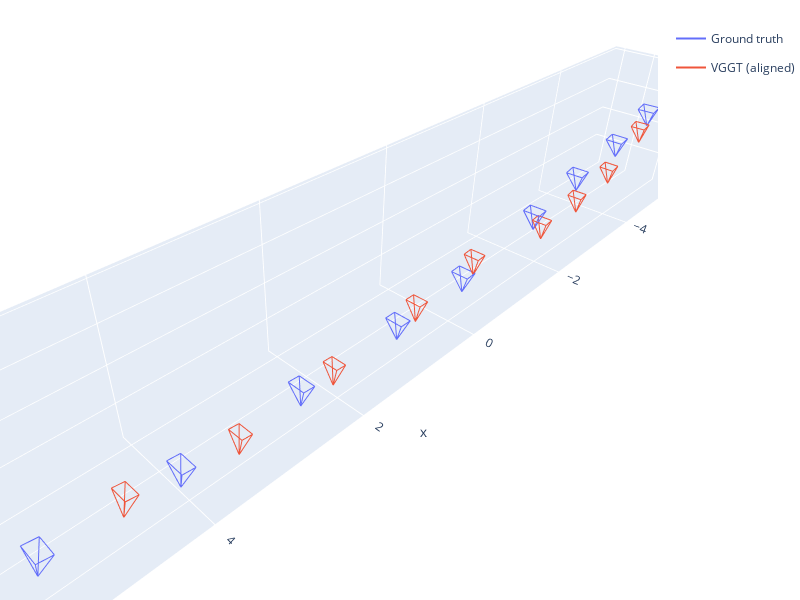

Here is the notebook cell this chart was saved with:
### Code cell
gt_cams = make_camera_batch(gt_pose_map, gt_spec_map)
# any_cams = make_camera_batch(aligned_any_pose_map, any_spec_map)
vggt_cams = make_camera_batch(aligned_vggt_pose_map, vggt_spec_map)
mvo_cams = make_camera_batch(aligned_mvo_pose_map, mvo_spec_map)


fig = v3d.make_fig(
    gt_cams.replace_fig_config(name="Ground truth", scale=0.3),
    vggt_cams.replace_fig_config(name="VGGT (aligned)", scale=0.3),
    show_zero=True,
)
fig.update_layout(width=800, height=600)
fig.show()

### Figure 1 — Plotly figure (JSON) as saved in the notebook; plotly's stock layout.template omitted (floating-point values rounded to 4 significant figures; data arrays with more than 128 entries replaced by an {"elided": "..."} marker saying what was removed)
{"data": [{"legendgroup": "Ground truth", "mode": "lines", "name": "Ground truth", "type": "scatter3d", "x": {"elided": "288 float values"}, "y": {"elided": "288 float values"}, "z": {"elided": "288 float values"}}, {"legendgroup": "VGGT (aligned)", "mode": "lines", "name": "VGGT (aligned)", "type": "scatter3d", "x": {"elided": "288 float values"}, "y": {"elided": "288 float values"}, "z": {"elided": "288 float values"}}, {"marker": {"color": "rgba(0, 0, 0, 0.0)", "size": 0.01}, "showlegend": false, "type": "scatter3d", "x": [0], "y": [0], "z": [0]}], "layout": {"height": 600, "legend": {"y": 0.96}, "margin": {"b": 0, "l": 0, "r": 0, "t": 0}, "scene": {"aspectmode": "data"}, "width": 800}}
